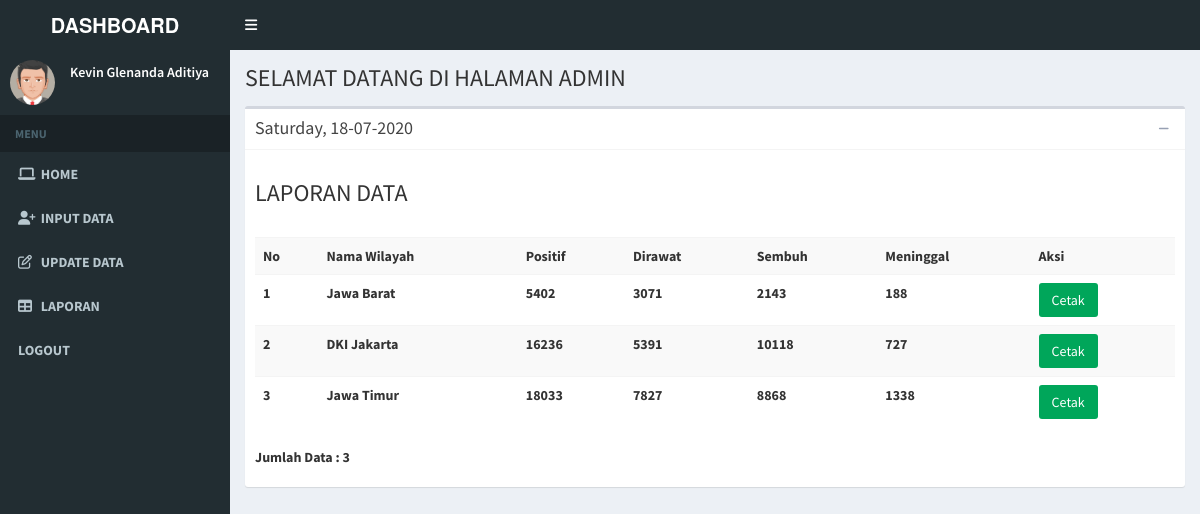
Screenshot of /page/home.php?page=laporan (signed in) with the database file from the repository.
### tables this page shows
CREATE TABLE `data_pasien` (
  `id` int(11) NOT NULL,
  `area` varchar(50) NOT NULL,
  `positif` int(255) NOT NULL,
  `rawat` int(255) NOT NULL,
  `sembuh` int(255) NOT NULL,
  `meninggal` int(255) NOT NULL
);

### page/laporan.php (the view)
<div class="menu">
	<h3>LAPORAN DATA</h3><br>
	<div class="kotak_list">
	<table class="table table-striped">
		<tr>
			<th>No</th>
			<th>Nama Wilayah</th>
			<th>Positif</th>
			<th>Dirawat</th>
			<th>Sembuh</th>
			<th>Meninggal</th>
			<th>Aksi</th>
		<?php
			include '../koneksi.php';
			$query = mysqli_query($db, "SELECT * FROM data_pasien");
			$no = 0;
			while($data = mysqli_fetch_array($query)){
				$no++; ?>
			<tr>
				<td><?php echo $no; ?></td>
				<td><?php echo $data['area'];?></td>
				<td><?php echo $data['positif'];?></td>
				<td><?php echo $data['rawat'];?></td>
				<td><?php echo $data['sembuh'];?></td>
				<td><?php echo $data['meninggal'];?></td>
				<td>
					<a href="?page=cetak&id=<?php echo $data['id'];?>" class="btn bg-green" onclick="return confirm('Cetak Data Ini?');">Cetak</a>
				</td>
			</tr>
	    <?php } ?>
	</table>
	</div>
	<p>Jumlah Data : <?php echo mysqli_num_rows($query) ?>
</div>

### rows the page displays
data_pasien: area "Jawa Barat", positif "5402", rawat "3071", sembuh "2143", meninggal "188"
data_pasien: area "DKI Jakarta", positif "16236", rawat "5391", sembuh "10118", meninggal "727"
data_pasien: area "Jawa Timur", positif "18033", rawat "7827", sembuh "8868", meninggal "1338"

### other values shown
$_SESSION['nama'] "Kevin Glenanda Aditiya"
mysqli_num_rows($query) "3"
